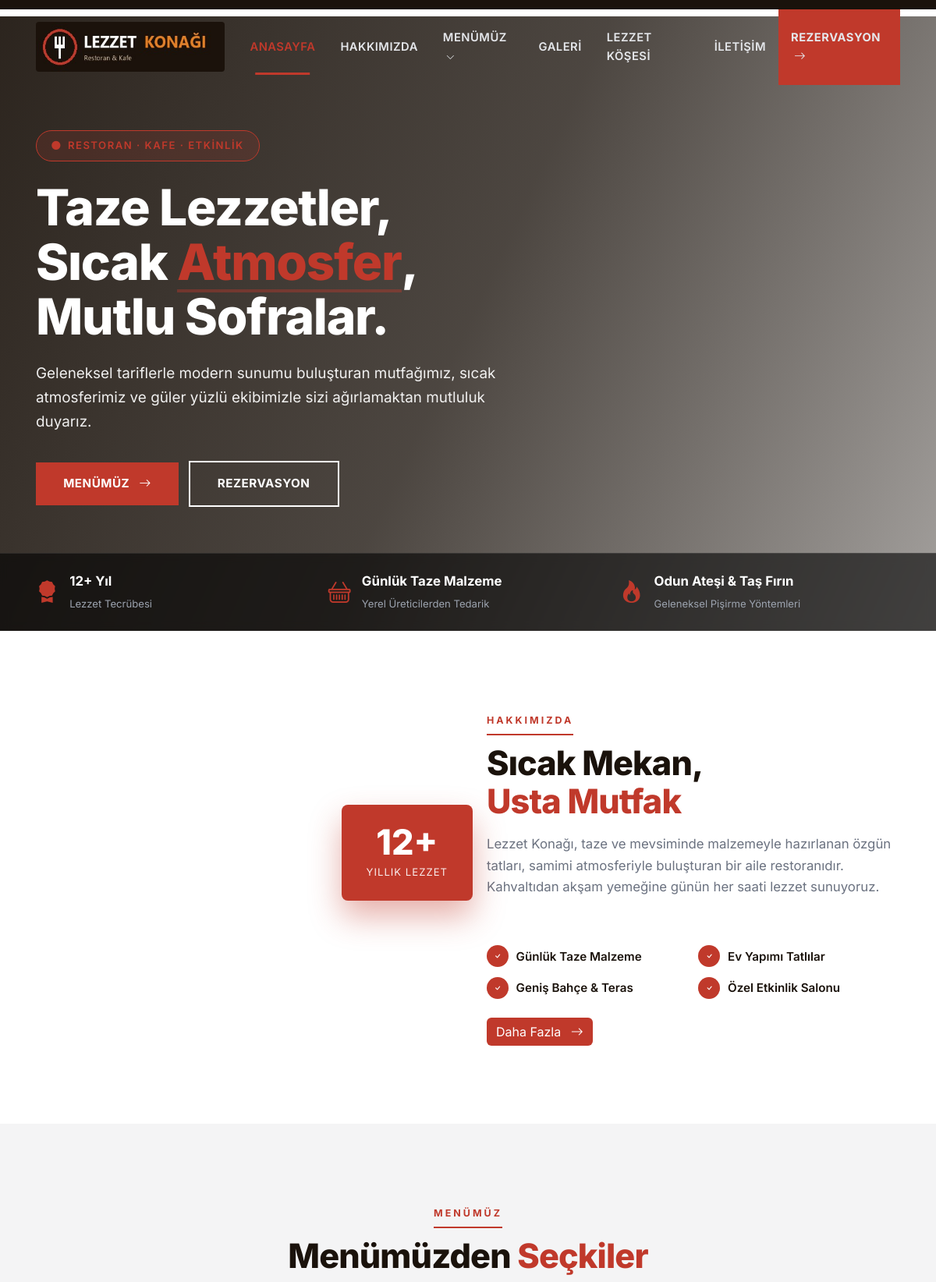
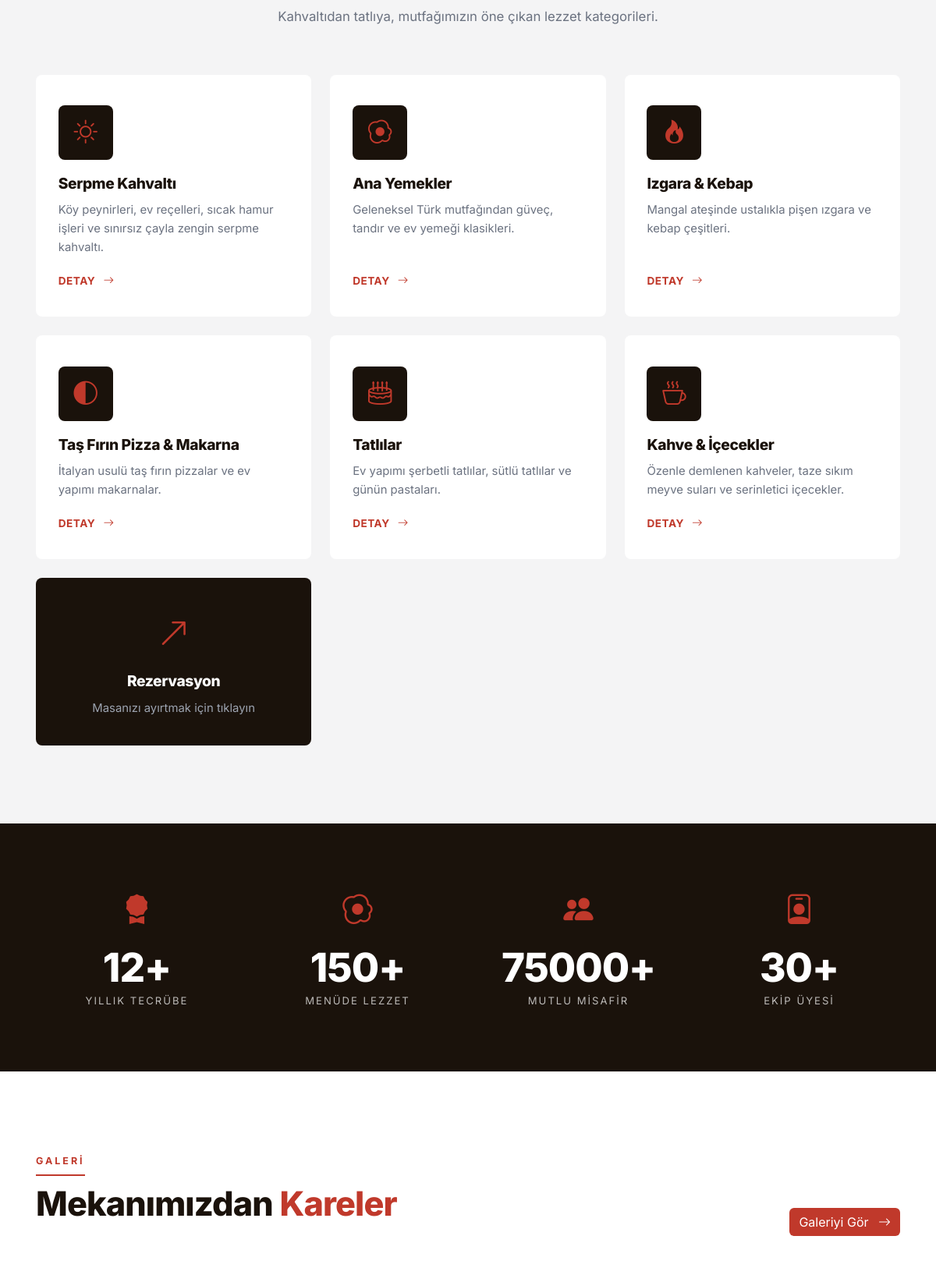
The page / (upper part) on the database its author committed (2 pictures, top to bottom).
### tables this page shows
CREATE TABLE `hizmetler` (
  `id` INT AUTO_INCREMENT PRIMARY KEY,
  `baslik` VARCHAR(150) NOT NULL,
  `slug` VARCHAR(180),
  `ozet` TEXT,
  `icerik` LONGTEXT,
  `ikon` VARCHAR(60) DEFAULT 'bi-cup-hot',
  `gorsel` VARCHAR(255),
  `sira` INT DEFAULT 0,
  `durum` TINYINT DEFAULT 1,
  `created_at` TIMESTAMP DEFAULT CURRENT_TIMESTAMP
);

### inc/helpers.php (called while the page is built, shortened)
<?php
require_once __DIR__ . '/db.php';
function e($s) { return htmlspecialchars($s ?? '', ENT_QUOTES, 'UTF-8'); }
function ayarlar() {
    static $cache = null;
    if ($cache === null) {
        global $db;
        $cache = [];
        foreach ($db->query("SELECT anahtar, deger FROM ayarlar") as $r) {
            $cache[$r['anahtar']] = $r['deger'];
        }
    }
    return $cache;
}
function ayar($k, $varsayilan = '') {
    $a = ayarlar();
    return $a[$k] ?? $varsayilan;
}
function getList($tablo, $where = '1', $order = 'sira ASC, id DESC', $limit = null) {
    global $db;
    $sql = "SELECT * FROM `$tablo` WHERE $where ORDER BY $order";
    if ($limit) $sql .= " LIMIT " . (int)$limit;
    return $db->query($sql)->fetchAll();
}

### index.php (the view, shortened to what this page needs)
<?php
require_once __DIR__ . '/inc/header.php';
$hizmetler = getList('hizmetler','durum=1','sira ASC');
?>
<section class="hero">
  <div class="container">
    <div class="row">
      <div class="col-lg-8">
        <span class="hero-badge"><i class="bi bi-circle-fill"></i> Restoran · Kafe · Etkinlik</span>
        <h1>Taze Lezzetler,<br>Sıcak <span>Atmosfer</span>,<br>Mutlu Sofralar.</h1>
        <p><?= e(ayar('site_aciklama')) ?></p>
        <div class="hero-cta">
          <a href="<?= SITE_URL ?>/hizmetler" class="btn btn-orange me-md-2">Menümüz <i class="bi bi-arrow-right ms-2"></i></a>
          <a href="<?= SITE_URL ?>/teklif" class="btn btn-line">Rezervasyon</a>
        </div>
      </div>
    </div>
  </div>
  <div class="hero-meta d-none d-md-block">
    <div class="container">
      <div class="row g-3">
        <div class="col-md-4 col-6"><div class="meta-item"><i class="bi bi-award-fill"></i><div><strong><?= e(ayar('yil')) ?>+ Yıl</strong><small>Lezzet Tecrübesi</small></div></div></div>
        <div class="col-md-4 col-6"><div class="meta-item"><i class="bi bi-basket"></i><div><strong>Günlük Taze Malzeme</strong><small>Yerel Üreticilerden Tedarik</small></div></div></div>
        <div class="col-md-4 col-12"><div class="meta-item"><i class="bi bi-fire"></i><div><strong>Odun Ateşi & Taş Fırın</strong><small>Geleneksel Pişirme Yöntemleri</small></div></div></div>
      </div>
    </div>
  </div>
</section>
<section>
  <div class="container">
    <div class="row align-items-center g-5">
      <div class="col-lg-6">
        <div class="about-img-wrap">
          <div class="exp-badge"><span class="num"><?= e(ayar('yil')) ?>+</span><span class="lbl">Yıllık Lezzet</span></div>
        </div>
      </div>
      <div class="col-lg-6">
        <div class="section-head">
          <span class="mini">Hakkımızda</span>
          <h2>Sıcak Mekan,<br><span>Usta Mutfak</span></h2>
          <p class="desc"><?= e(ayar('hakkimizda_kisa')) ?></p>
        </div>
        <ul class="about-features">
          <li><i class="bi bi-check"></i> Günlük Taze Malzeme</li>
          <li><i class="bi bi-check"></i> Ev Yapımı Tatlılar</li>
          <li><i class="bi bi-check"></i> Geniş Bahçe & Teras</li>
          <li><i class="bi bi-check"></i> Özel Etkinlik Salonu</li>
        </ul>
        <a href="<?= SITE_URL ?>/hakkimizda" class="btn btn-orange mt-4">Daha Fazla <i class="bi bi-arrow-right ms-2"></i></a>
      </div>
    </div>
  </div>
</section>
<section class="services-grid">
  <div class="container">
    <div class="section-head center">
      <span class="mini">Menümüz</span>
      <h2>Menümüzden <span>Seçkiler</span></h2>
      <p class="desc">Kahvaltıdan tatlıya, mutfağımızın öne çıkan lezzet kategorileri.</p>
    </div>
    <div class="row g-4">
      <?php foreach($hizmetler as $h): ?>
      <div class="col-lg-4 col-md-6">
        <div class="service-card">
          <div class="icon"><i class="bi <?= e($h['ikon']) ?>"></i></div>
          <h4><?= e($h['baslik']) ?></h4>
          <p><?= e($h['ozet']) ?></p>
          <a href="<?= SITE_URL ?>/hizmet-detay?slug=<?= e($h['slug']) ?>">Detay <i class="bi bi-arrow-right"></i></a>
        </div>
      </div>
      <?php endforeach; ?>
      <div class="col-lg-4 col-md-6">
        <a href="<?= SITE_URL ?>/teklif" class="service-card d-flex align-items-center justify-content-center text-decoration-none" style="background:var(--dark);color:#fff;min-height:100%">
          <div class="text-center">
            <i class="bi bi-arrow-up-right" style="font-size:2.5rem;color:var(--primary)"></i>
            <h4 style="color:#fff;margin-top:1rem">Rezervasyon</h4>
            <p style="color:#9ca3af;margin:0">Masanızı ayırtmak için tıklayın</p>
          </div>
        </a>
      </div>
    </div>
  </div>
</section>
<section class="stats">
  <div class="container">
    <div class="row g-4">
      <div class="col-md-3 col-6"><div class="stat"><i class="bi bi-award-fill"></i><h3><?= e(ayar('yil')) ?>+</h3><p>Yıllık Tecrübe</p></div></div>
      <div class="col-md-3 col-6"><div class="stat"><i class="bi bi-egg-fried"></i><h3><?= e(ayar('proje_sayi')) ?>+</h3><p>Menüde Lezzet</p></div></div>
      <div class="col-md-3 col-6"><div class="stat"><i class="bi bi-people-fill"></i><h3><?= e(ayar('musteri_sayi')) ?>+</h3><p>Mutlu Misafir</p></div></div>
      <div class="col-md-3 col-6"><div class="stat"><i class="bi bi-person-badge"></i><h3><?= e(ayar('personel_sayi')) ?>+</h3><p>Ekip Üyesi</p></div></div>
    </div>
  </div>
</section>
<section>
  <div class="container">
    <div class="section-head d-flex justify-content-between align-items-end flex-wrap">
      <div>
        <span class="mini">Galeri</span>
        <h2>Mekanımızdan <span>Kareler</span></h2>
      </div>
      <a href="<?= SITE_URL ?>/projeler" class="btn btn-orange">Galeriyi Gör <i class="bi bi-arrow-right ms-2"></i></a>
    </div>
    <div class="row g-4">
    </div>
  </div>
</section>
<?php require_once __DIR__ . '/inc/footer.php'; ?>

### rows shown on the page
hizmetler: baslik "Serpme Kahvaltı", ozet "Köy peynirleri, ev reçelleri, sıcak hamur işleri ve sınırsız çayla zengin serpme kahvaltı."
hizmetler: baslik "Ana Yemekler", ozet "Geleneksel Türk mutfağından güveç, tandır ve ev yemeği klasikleri."
hizmetler: baslik "Izgara & Kebap", ozet "Mangal ateşinde ustalıkla pişen ızgara ve kebap çeşitleri."
hizmetler: baslik "Taş Fırın Pizza & Makarna", ozet "İtalyan usulü taş fırın pizzalar ve ev yapımı makarnalar."
hizmetler: baslik "Tatlılar", ozet "Ev yapımı şerbetli tatlılar, sütlü tatlılar ve günün pastaları."
hizmetler: baslik "Kahve & İçecekler", ozet "Özenle demlenen kahveler, taze sıkım meyve suları ve serinletici içecekler."

### other values the page prints
ayar('site_aciklama') "Geleneksel tariflerle modern sunumu buluşturan mutfağımız, sıcak atmosferimiz ve güler yüzlü ekibimizle sizi ağırlamaktan mutluluk duyarız."
ayar('yil') "12"
ayar('hakkimizda_kisa') "Lezzet Konağı, taze ve mevsiminde malzemeyle hazırlanan özgün tatları, samimi atmosferiyle buluşturan bir aile restoranıdır. Kahvaltıdan akşam yemeğine günün her saati lezzet sunuyoruz."
ayar('proje_sayi') "150"
ayar('musteri_sayi') "75000"
ayar('personel_sayi') "30"
